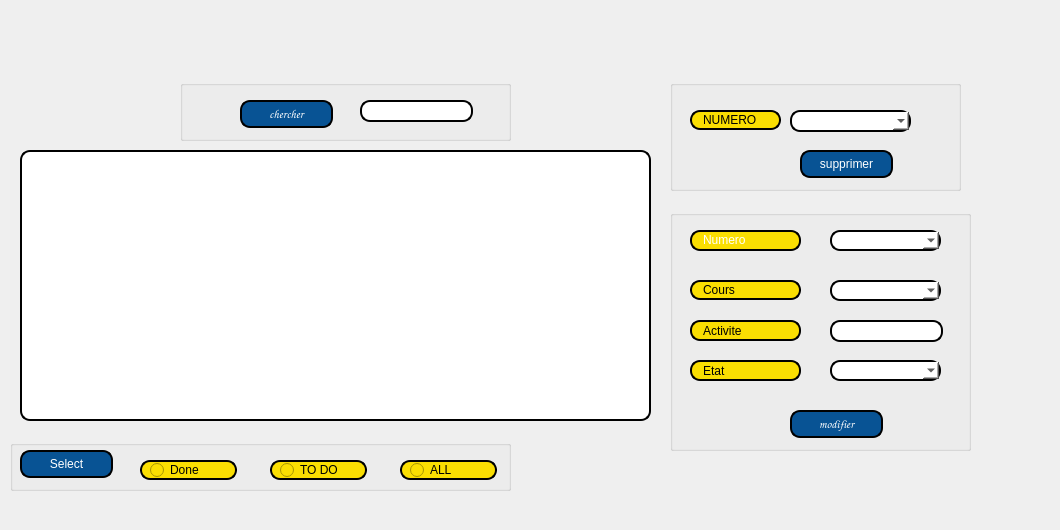
     <widget class="QWidget" name="tab_15">
      <attribute name="title">
       <string>afficher</string>
      </attribute>
      <widget class="QTableView" name="activiteView">
       <property name="geometry">
        <rect>
         <x>20</x>
         <y>150</y>
         <width>631</width>
         <height>271</height>
        </rect>
       </property>
       <property name="styleSheet">
        <string notr="true">border: 2px solid black;
border-radius: 10px;
padding: 0 8px;
background: white;
selection-background-color: gray;
</string>
       </property>
      </widget>
      <widget class="QRadioButton" name="trie_toDo">
       <property name="geometry">
        <rect>
         <x>270</x>
         <y>460</y>
         <width>97</width>
         <height>20</height>
        </rect>
       </property>
       <property name="styleSheet">
        <string notr="true">border: 2px solid black;
font: 75 8pt &quot;MS Shell Dlg 2&quot;;
border-radius: 10px;
padding: 0 8px;
background: #fade02;
font: bold, &quot;Comic Sans MS&quot;;;
text-align:center;
</string>
       </property>
       <property name="text">
        <string>TO DO</string>
       </property>
      </widget>
      <widget class="QRadioButton" name="trie_done">
       <property name="geometry">
        <rect>
         <x>140</x>
         <y>460</y>
         <width>97</width>
         <height>20</height>
        </rect>
       </property>
       <property name="styleSheet">
        <string notr="true">border: 2px solid black;
font: 75 8pt &quot;MS Shell Dlg 2&quot;;
border-radius: 10px;
padding: 0 8px;
background: #fade02;
font: bold, &quot;Comic Sans MS&quot;;;
text-align:center;
</string>
       </property>
       <property name="text">
        <string>Done</string>
       </property>
      </widget>
      <widget class="QPushButton" name="trier_activite">
       <property name="geometry">
        <rect>
         <x>20</x>
         <y>450</y>
         <width>93</width>
         <height>28</height>
        </rect>
       </property>
       <property name="styleSheet">
        <string notr="true">border: 2px solid black;
border-radius: 10px;
padding: 0 8px;
color: rgb(255, 255, 255);
background:#085394	;
font: bold, &quot;Comic Sans MS&quot;;
</string>
       </property>
       <property name="text">
        <string>Select</string>
       </property>
      </widget>
      <widget class="QLabel" name="background_9">
       <property name="geometry">
        <rect>
         <x>0</x>
         <y>-20</y>
         <width>1051</width>
         <height>521</height>
        </rect>
       </property>
       <property name="text">
        <string/>
       </property>
      </widget>
      <widget class="QRadioButton" name="trie_all">
       <property name="geometry">
        <rect>
         <x>400</x>
         <y>460</y>
         <width>97</width>
         <height>20</height>
        </rect>
       </property>
       <property name="styleSheet">
        <string notr="true">border: 2px solid black;
font: 75 8pt &quot;MS Shell Dlg 2&quot;;
border-radius: 10px;
padding: 0 8px;
background: #fade02;
font: bold, &quot;Comic Sans MS&quot;;;
text-align:center;
</string>
       </property>
       <property name="text">
        <string>ALL</string>
       </property>
      </widget>
      <widget class="QPushButton" name="supprimer_activite">
       <property name="geometry">
        <rect>
         <x>800</x>
         <y>150</y>
         <width>93</width>
         <height>28</height>
        </rect>
       </property>
       <property name="styleSheet">
        <string notr="true">border: 2px solid black;
border-radius: 10px;
padding: 0 8px;
color: rgb(255, 255, 255);
background:#085394	;
font: bold, &quot;Comic Sans MS&quot;;
</string>
       </property>
       <property name="text">
        <string>supprimer</string>
       </property>
      </widget>
      <widget class="QLabel" name="label_20">
       <property name="geometry">
        <rect>
         <x>690</x>
         <y>110</y>
         <width>91</width>
         <height>20</height>
        </rect>
       </property>
       <property name="styleSheet">
        <string notr="true">border: 2px solid black;
font: 75 8pt &quot;MS Shell Dlg 2&quot;;
border-radius: 10px;
padding: 0 8px;
background: #fade02;
font: bold, &quot;Comic Sans MS&quot;;;
text-align:center;
</string>
       </property>
       <property name="text">
        <string>NUMERO</string>
       </property>
      </widget>
      <widget class="QComboBox" name="comboBox_supprimer_activiter">
       <property name="geometry">
        <rect>
         <x>790</x>
         <y>110</y>
         <width>121</width>
         <height>22</height>
        </rect>
       </property>
       <property name="styleSheet">
        <string notr="true">border: 2px solid black;
border-radius: 10px;
padding: 0 8px;
background: white;
selection-background-color: gray;
</string>
       </property>
      </widget>
      <widget class="QLabel" name="label_21">
       <property name="geometry">
        <rect>
         <x>690</x>
         <y>280</y>
         <width>111</width>
         <height>20</height>
        </rect>
       </property>
       <property name="styleSheet">
        <string notr="true">border: 2px solid black;
font: 75 8pt &quot;MS Shell Dlg 2&quot;;
border-radius: 10px;
padding: 0 8px;
background: #fade02;
font: bold, &quot;Comic Sans MS&quot;;;
text-align:center;
</string>
       </property>
       <property name="text">
        <string>Cours</string>
       </property>
      </widget>
      <widget class="QLabel" name="label_28">
       <property name="geometry">
        <rect>
         <x>690</x>
         <y>230</y>
         <width>111</width>
         <height>21</height>
        </rect>
       </property>
       <property name="palette">
        <palette>
         <active>
          <colorrole role="WindowText">
           <brush brushstyle="SolidPattern">
            <color alpha="255">
             <red>255</red>
             <green>255</green>
             <blue>255</blue>
            </color>
           </brush>
          </colorrole>
          <colorrole role="Button">
           <brush brushstyle="SolidPattern">
            <color alpha="255">
             <red>250</red>
             <green>222</green>
             <blue>2</blue>
            </color>
           </brush>
          </colorrole>
          <colorrole role="Text">
           <brush brushstyle="SolidPattern">
            <color alpha="255">
             <red>255</red>
             <green>255</green>
             <blue>255</blue>
            </color>
           </brush>
          </colorrole>
          <colorrole role="ButtonText">
           <brush brushstyle="SolidPattern">
            <color alpha="255">
             <red>255</red>
             <green>255</green>
             <blue>255</blue>
            </color>
           </brush>
          </colorrole>
          <colorrole role="Base">
           <brush brushstyle="SolidPattern">
            <color alpha="255">
             <red>250</red>
             <green>222</green>
             <blue>2</blue>
            </color>
           </brush>
          </colorrole>
          <colorrole role="Window">
           <brush brushstyle="SolidPattern">
            <color alpha="255">
             <red>250</red>
             <green>222</green>
             <blue>2</blue>
            </color>
           </brush>
          </colorrole>
          <colorrole role="PlaceholderText">
           <brush brushstyle="NoBrush">
            <color alpha="128">
             <red>255</red>
             <green>255</green>
             <blue>255</blue>
            </color>
           </brush>
          </colorrole>
         </active>
         <inactive>
          <colorrole role="WindowText">
           <brush brushstyle="SolidPattern">
            <color alpha="255">
             <red>255</red>
             <green>255</green>
             <blue>255</blue>
            </color>
           </brush>
          </colorrole>
          <colorrole role="Button">
           <brush brushstyle="SolidPattern">
            <color alpha="255">
             <red>250</red>
             <green>222</green>
             <blue>2</blue>
            </color>
           </brush>
          </colorrole>
          <colorrole role="Text">
           <brush brushstyle="SolidPattern">
            <color alpha="255">
             <red>255</red>
             <green>255</green>
             <blue>255</blue>
            </color>
           </brush>
          </colorrole>
          <colorrole role="ButtonText">
           <brush brushstyle="SolidPattern">
            <color alpha="255">
             <red>255</red>
             <green>255</green>
             <blue>255</blue>
            </color>
           </brush>
          </colorrole>
          <colorrole role="Base">
           <brush brushstyle="SolidPattern">
            <color alpha="255">
             <red>250</red>
             <green>222</green>
             <blue>2</blue>
            </color>
           </brush>
          </colorrole>
          <colorrole role="Window">
           <brush brushstyle="SolidPattern">
            <color alpha="255">
             <red>250</red>
             <green>222</green>
             <blue>2</blue>
            </color>
           </brush>
          </colorrole>
          <colorrole role="PlaceholderText">
           <brush brushstyle="NoBrush">
            <color alpha="128">
             <red>255</red>
             <green>255</green>
             <blue>255</blue>
            </color>
           </brush>
          </colorrole>
         </inactive>
         <disabled>
          <colorrole role="WindowText">
           <brush brushstyle="SolidPattern">
            <color alpha="255">
             <red>255</red>
             <green>255</green>
             <blue>255</blue>
            </color>
           </brush>
          </colorrole>
          <colorrole role="Button">
           <brush brushstyle="SolidPattern">
            <color alpha="255">
             <red>250</red>
             <green>222</green>
             <blue>2</blue>
            </color>
           </brush>
          </colorrole>
          <colorrole role="Text">
           <brush brushstyle="SolidPattern">
            <color alpha="255">
             <red>255</red>
             <green>255</green>
             <blue>255</blue>
            </color>
           </brush>
          </colorrole>
          <colorrole role="ButtonText">
           <brush brushstyle="SolidPattern">
            <color alpha="255">
             <red>255</red>
             <green>255</green>
             <blue>255</blue>
            </color>
           </brush>
          </colorrole>
          <colorrole role="Base">
           <brush brushstyle="SolidPattern">
            <color alpha="255">
             <red>250</red>
             <green>222</green>
             <blue>2</blue>
            </color>
           </brush>
          </colorrole>
          <colorrole role="Window">
           <brush brushstyle="SolidPattern">
            <color alpha="255">
             <red>250</red>
             <green>222</green>
             <blue>2</blue>
            </color>
           </brush>
          </colorrole>
          <colorrole role="PlaceholderText">
           <brush brushstyle="NoBrush">
            <color alpha="128">
             <red>255</red>
             <green>255</green>
             <blue>255</blue>
            </color>
           </brush>
          </colorrole>
         </disabled>
        </palette>
       </property>
       <property name="mouseTracking">
        <bool>false</bool>
       </property>
       <property name="focusPolicy">
        <enum>Qt::ClickFocus</enum>
       </property>
       <property name="contextMenuPolicy">
        <enum>Qt::PreventContextMenu</enum>
       </property>
       <property name="styleSheet">
        <string notr="true">border: 2px solid black;
font: 75 8pt &quot;MS Shell Dlg 2&quot;;
border-radius: 10px;
padding: 0 8px;
background: #fade02;
font: bold, &quot;Comic Sans MS&quot;;;
text-align:center;
</string>
       </property>
       <property name="text">
        <string>Numero</string>
       </property>
      </widget>
      <widget class="QComboBox" name="etat_modifier">
       <property name="geometry">
        <rect>
         <x>830</x>
         <y>360</y>
         <width>111</width>
         <height>21</height>
        </rect>
       </property>
       <property name="styleSheet">
        <string notr="true">border: 2px solid black;
border-radius: 10px;
padding: 0 8px;
background: white;
selection-background-color: gray;

</string>
       </property>
      </widget>
      <widget class="QLineEdit" name="activite_modifier">
       <property name="geometry">
        <rect>
         <x>830</x>
         <y>320</y>
         <width>113</width>
         <height>22</height>
        </rect>
       </property>
       <property name="styleSheet">
        <string notr="true">border: 2px solid black;
border-radius: 10px;
padding: 0 8px;
background: white;
selection-background-color: gray;
</string>
       </property>
      </widget>
      <widget class="QComboBox" name="cours_modifier">
       <property name="geometry">
        <rect>
         <x>830</x>
         <y>280</y>
         <width>111</width>
         <height>21</height>
        </rect>
       </property>
       <property name="styleSheet">
        <string notr="true">border: 2px solid black;
border-radius: 10px;
padding: 0 8px;
background: white;
selection-background-color: gray;
</string>
       </property>
      </widget>
      <widget class="QLabel" name="label_29">
       <property name="geometry">
        <rect>
         <x>690</x>
         <y>360</y>
         <width>111</width>
         <height>21</height>
        </rect>
       </property>
       <property name="styleSheet">
        <string notr="true">border: 2px solid black;
font: 75 8pt &quot;MS Shell Dlg 2&quot;;
border-radius: 10px;
padding: 0 8px;
background: #fade02;
font: bold, &quot;Comic Sans MS&quot;;;
text-align:center;
</string>
       </property>
       <property name="text">
        <string>Etat</string>
       </property>
      </widget>
      <widget class="QLabel" name="label_30">
       <property name="geometry">
        <rect>
         <x>690</x>
         <y>320</y>
         <width>111</width>
         <height>21</height>
        </rect>
       </property>
       <property name="styleSheet">
        <string notr="true">border: 2px solid black;
font: 75 8pt &quot;MS Shell Dlg 2&quot;;
border-radius: 10px;
padding: 0 8px;
background: #fade02;
font: bold, &quot;Comic Sans MS&quot;;;
text-align:center;
</string>
       </property>
       <property name="text">
        <string>Activite</string>
       </property>
      </widget>
      <widget class="QPushButton" name="activite_pushButton_modifier">
       <property name="geometry">
        <rect>
         <x>790</x>
         <y>410</y>
         <width>93</width>
         <height>28</height>
        </rect>
       </property>
       <property name="font">
        <font>
         <family>Comic Sans MS</family>
         <weight>75</weight>
         <italic>false</italic>
         <bold>true</bold>
        </font>
       </property>
       <property name="cursor">
        <cursorShape>WaitCursor</cursorShape>
       </property>
       <property name="styleSheet">
        <string notr="true">border: 2px solid black;
border-radius: 10px;
padding: 0 8px;
color: rgb(255, 255, 255);
background:#085394	;
font: bold, &quot;Comic Sans MS&quot;;
</string>
       </property>
       <property name="text">
        <string>modifier</string>
       </property>
      </widget>
      <widget class="QLineEdit" name="nomrecherch">
       <property name="geometry">
        <rect>
         <x>360</x>
         <y>100</y>
         <width>113</width>
         <height>22</height>
        </rect>
       </property>
       <property name="styleSheet">
        <string notr="true">border: 2px solid black;
border-radius: 10px;
padding: 0 8px;
background: white;
selection-background-color: gray;
</string>
       </property>
      </widget>
      <widget class="QPushButton" name="chercher_activite">
       <property name="geometry">
        <rect>
         <x>240</x>
         <y>100</y>
         <width>93</width>
         <height>28</height>
        </rect>
       </property>
       <property name="font">
        <font>
         <family>Comic Sans MS</family>
         <weight>75</weight>
         <italic>false</italic>
         <bold>true</bold>
        </font>
       </property>
       <property name="cursor">
        <cursorShape>WaitCursor</cursorShape>
       </property>
       <property name="styleSheet">
        <string notr="true">border: 2px solid black;
border-radius: 10px;
padding: 0 8px;
color: rgb(255, 255, 255);
background:#085394	;
font: bold, &quot;Comic Sans MS&quot;;
</string>
       </property>
       <property name="text">
        <string>chercher</string>
       </property>
      </widget>
      <widget class="QComboBox" name="num_modifier">
       <property name="geometry">
        <rect>
         <x>830</x>
         <y>230</y>
         <width>111</width>
         <height>21</height>
        </rect>
       </property>
       <property name="styleSheet">
        <string notr="true">border: 2px solid black;
border-radius: 10px;
padding: 0 8px;
background: white;
selection-background-color: gray;
</string>
       </property>
      </widget>
      <widget class="QGroupBox" name="groupBox_11">
       <property name="geometry">
        <rect>
         <x>180</x>
         <y>80</y>
         <width>331</width>
         <height>61</height>
        </rect>
       </property>
       <property name="title">
        <string/>
       </property>
      </widget>
      <widget class="QGroupBox" name="groupBox_12">
       <property name="geometry">
        <rect>
         <x>670</x>
         <y>80</y>
         <width>291</width>
         <height>111</height>
        </rect>
       </property>
       <property name="title">
        <string/>
       </property>
      </widget>
      <widget class="QGroupBox" name="groupBox_13">
       <property name="geometry">
        <rect>
         <x>670</x>
         <y>210</y>
         <width>301</width>
         <height>241</height>
        </rect>
       </property>
       <property name="title">
        <string/>
       </property>
      </widget>
      <widget class="QGroupBox" name="groupBox_14">
       <property name="geometry">
        <rect>
         <x>10</x>
         <y>440</y>
         <width>501</width>
         <height>51</height>
        </rect>
       </property>
       <property name="title">
        <string/>
       </property>
      </widget>
      <zorder>groupBox_11</zorder>
      <zorder>groupBox_14</zorder>
      <zorder>groupBox_13</zorder>
      <zorder>groupBox_12</zorder>
      <zorder>background_9</zorder>
      <zorder>activiteView</zorder>
      <zorder>trie_toDo</zorder>
      <zorder>trie_done</zorder>
      <zorder>trier_activite</zorder>
      <zorder>trie_all</zorder>
      <zorder>supprimer_activite</zorder>
      <zorder>label_20</zorder>
      <zorder>comboBox_supprimer_activiter</zorder>
      <zorder>label_21</zorder>
      <zorder>label_28</zorder>
      <zorder>etat_modifier</zorder>
      <zorder>activite_modifier</zorder>
      <zorder>cours_modifier</zorder>
      <zorder>label_29</zorder>
      <zorder>label_30</zorder>
      <zorder>activite_pushButton_modifier</zorder>
      <zorder>nomrecherch</zorder>
      <zorder>chercher_activite</zorder>
      <zorder>num_modifier</zorder>
     </widget>
